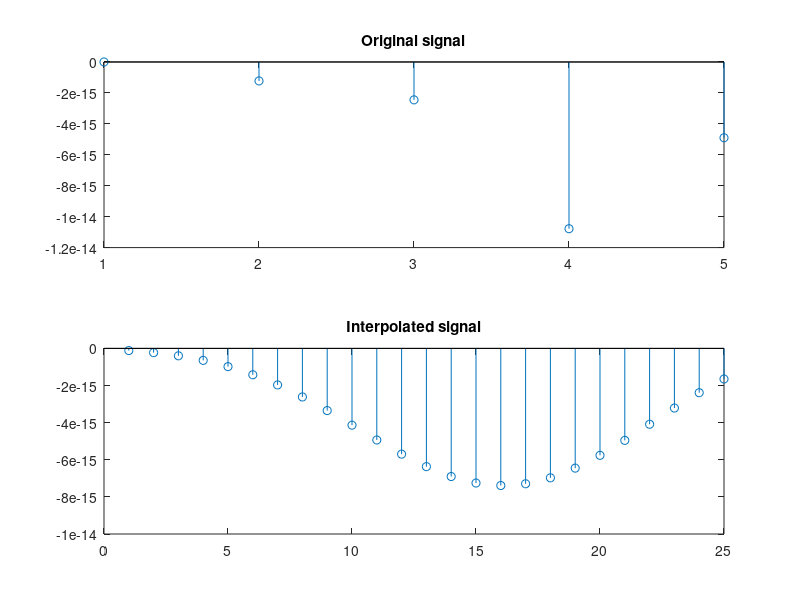

Write the MATLAB code that produced this figure.
F=input('Enter the frequency of the signal: '); 
P=input('Enter the interpolator factor: '); 
N=input('Enter the length of the signal: '); 
t=0:1:N-1; 
X = sin(2*pi*F*t); 
subplot(2,1,1); 
stem(X); 
title("Original signal"); 
i=interp(X,P); 
subplot(2,1,2); 
stem(i); 
title("Interpolated signal"); 